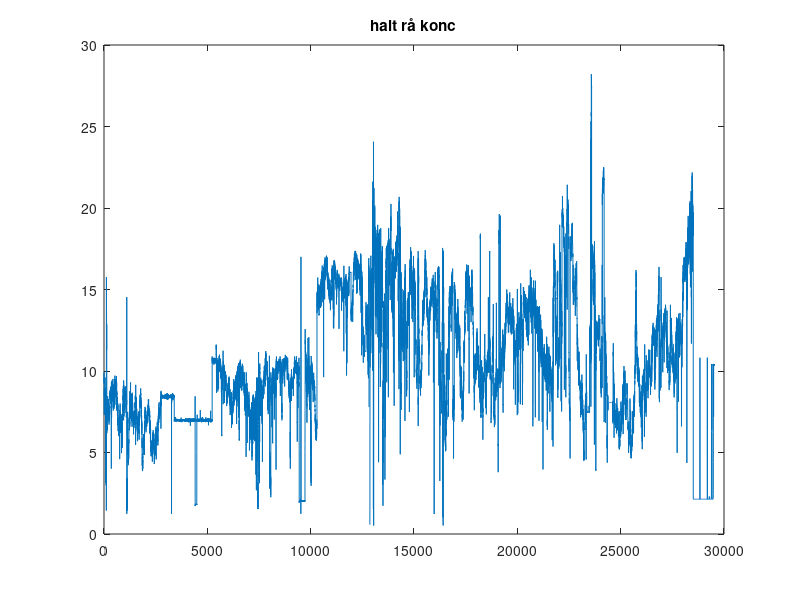
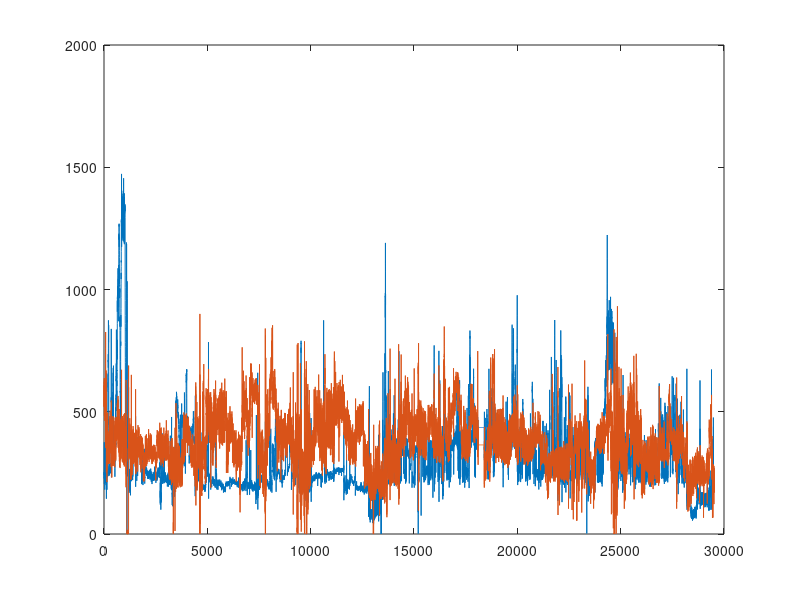
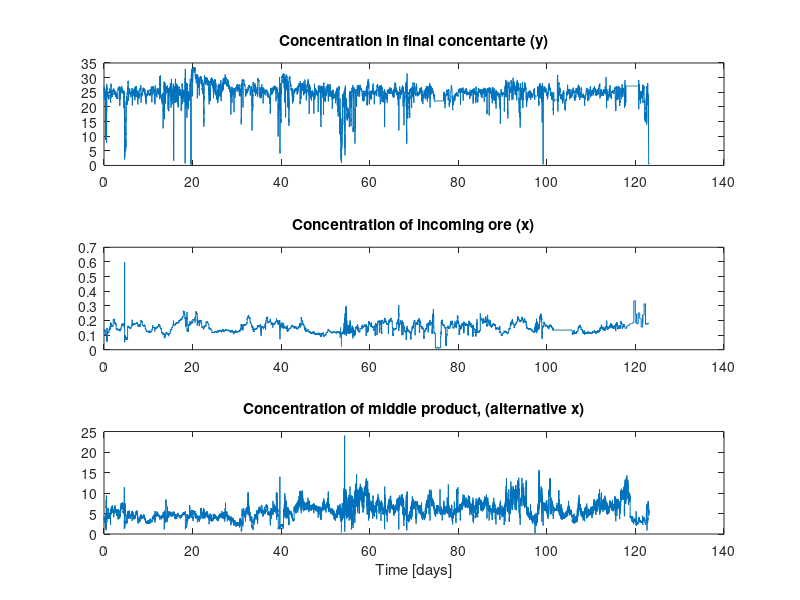

The MATLAB source for these figures, in order:
close all
clear all

load('raw_data.mat')


time = (1:length(raw_data(:,1)))* 6*60;   % Time in [s], concider minutes instead 
time = time';

% extract signals in raw data
halt_konc = raw_data(:,1);
halt_ing_flot_1 = raw_data(:,2);
halt_ing_flot_2 = raw_data(:,3);
halt_raw_konc_1 = raw_data(:,4);
halt_raw_konc_2 = raw_data(:,5);
halt_scav_konc_1 = raw_data(:,6);
halt_scav_konc_2 = raw_data(:,7);
flow_raw_remill_1 = raw_data(:,8);
flow_raw_remill_2 = raw_data(:,9);
flow_scav_remill_1 = raw_data(:,10);
flow_scav_remill_2 = raw_data(:,11);
flow_ing_1 = raw_data(:,13);
flow_ing_2 = raw_data(:,12);

% construct signals of interest (higher abstraction level)
flow_ing = flow_ing_1 + flow_ing_2 ; % [ton/h], kanske konvertera till m3/s?
halt_ing_flot = (halt_ing_flot_1.*flow_ing_1+halt_ing_flot_2.*flow_ing_2 )./flow_ing;
halt_raw_konc = (halt_raw_konc_1.*flow_ing_1+halt_raw_konc_2.*flow_ing_2 )./flow_ing;
flow_raw_remill = flow_raw_remill_1 + flow_raw_remill_2;
halt_scav_konc = (halt_scav_konc_1.*flow_ing_1+halt_scav_konc_2.*flow_ing_2 )./flow_ing;
flow_scav_remill = flow_scav_remill_1 + flow_scav_remill_2; 
halt_ing_rep = (halt_raw_konc.*flow_raw_remill + halt_scav_konc.*flow_scav_remill) ./(flow_raw_remill + flow_scav_remill);

figure 
plot(halt_raw_konc)
title('halt rå konc')

figure
plot(flow_raw_remill)
hold on
plot(flow_scav_remill)

time = time/60/60/24;
figure
subplot(3,1,1)
plot(time,halt_konc)
title('Concentration in final concentarte (y)')
subplot(3,1,2)
plot(time, halt_ing_flot)
title('Concentration of incoming ore (x)')
subplot(3,1,3)
plot(time, halt_ing_rep)
title('Concentration of middle product, (alternative x)')
xlabel('Time [days]')

%% Vi behöver hantera outliers, finns gott om dom...
% spolvatten verkar vara rätt konstant så går nog bra att bara kvotera in
% om vi behöver det, annars kanske försumbart